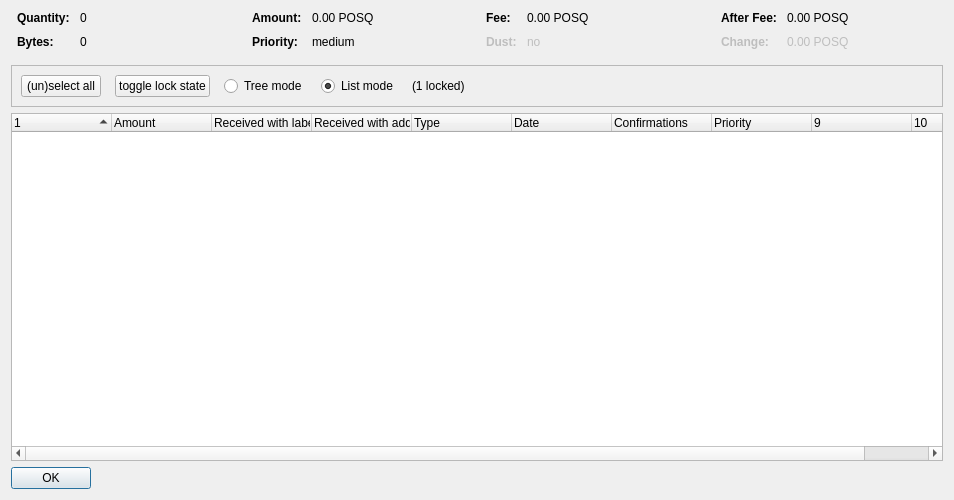
<?xml version="1.0" encoding="UTF-8"?>
<ui version="4.0">
 <class>CoinControlDialog</class>
 <widget class="QDialog" name="CoinControlDialog">
  <property name="geometry">
   <rect>
    <x>0</x>
    <y>0</y>
    <width>954</width>
    <height>500</height>
   </rect>
  </property>
  <property name="windowTitle">
   <string>Coin Selection</string>
  </property>
  <layout class="QVBoxLayout" name="verticalLayout">
   <item>
    <layout class="QHBoxLayout" name="horizontalLayoutTop" stretch="0,0,0,0">
     <property name="topMargin">
      <number>0</number>
     </property>
     <property name="bottomMargin">
      <number>10</number>
     </property>
     <item>
      <layout class="QFormLayout" name="formLayoutCoinControl1">
       <property name="horizontalSpacing">
        <number>10</number>
       </property>
       <property name="verticalSpacing">
        <number>10</number>
       </property>
       <property name="leftMargin">
        <number>6</number>
       </property>
       <property name="rightMargin">
        <number>6</number>
       </property>
       <item row="0" column="0">
        <widget class="QLabel" name="labelCoinControlQuantityText">
         <property name="font">
          <font>
           <weight>75</weight>
           <bold>true</bold>
          </font>
         </property>
         <property name="text">
          <string>Quantity:</string>
         </property>
        </widget>
       </item>
       <item row="0" column="1">
        <widget class="QLabel" name="labelCoinControlQuantity">
         <property name="cursor">
          <cursorShape>IBeamCursor</cursorShape>
         </property>
         <property name="contextMenuPolicy">
          <enum>Qt::ActionsContextMenu</enum>
         </property>
         <property name="text">
          <string notr="true">0</string>
         </property>
         <property name="textInteractionFlags">
          <set>Qt::LinksAccessibleByMouse|Qt::TextSelectableByKeyboard|Qt::TextSelectableByMouse</set>
         </property>
        </widget>
       </item>
       <item row="1" column="0">
        <widget class="QLabel" name="labelCoinControlBytesText">
         <property name="font">
          <font>
           <weight>75</weight>
           <bold>true</bold>
          </font>
         </property>
         <property name="text">
          <string>Bytes:</string>
         </property>
        </widget>
       </item>
       <item row="1" column="1">
        <widget class="QLabel" name="labelCoinControlBytes">
         <property name="cursor">
          <cursorShape>IBeamCursor</cursorShape>
         </property>
         <property name="contextMenuPolicy">
          <enum>Qt::ActionsContextMenu</enum>
         </property>
         <property name="text">
          <string notr="true">0</string>
         </property>
         <property name="textInteractionFlags">
          <set>Qt::LinksAccessibleByMouse|Qt::TextSelectableByKeyboard|Qt::TextSelectableByMouse</set>
         </property>
        </widget>
       </item>
      </layout>
     </item>
     <item>
      <layout class="QFormLayout" name="formLayoutCoinControl2">
       <property name="horizontalSpacing">
        <number>10</number>
       </property>
       <property name="verticalSpacing">
        <number>10</number>
       </property>
       <property name="leftMargin">
        <number>6</number>
       </property>
       <property name="rightMargin">
        <number>6</number>
       </property>
       <item row="0" column="0">
        <widget class="QLabel" name="labelCoinControlAmountText">
         <property name="font">
          <font>
           <weight>75</weight>
           <bold>true</bold>
          </font>
         </property>
         <property name="text">
          <string>Amount:</string>
         </property>
        </widget>
       </item>
       <item row="0" column="1">
        <widget class="QLabel" name="labelCoinControlAmount">
         <property name="cursor">
          <cursorShape>IBeamCursor</cursorShape>
         </property>
         <property name="contextMenuPolicy">
          <enum>Qt::ActionsContextMenu</enum>
         </property>
         <property name="text">
          <string notr="true">0.00 POSQ</string>
         </property>
         <property name="textInteractionFlags">
          <set>Qt::LinksAccessibleByMouse|Qt::TextSelectableByKeyboard|Qt::TextSelectableByMouse</set>
         </property>
        </widget>
       </item>
       <item row="1" column="0">
        <widget class="QLabel" name="labelCoinControlPriorityText">
         <property name="font">
          <font>
           <weight>75</weight>
           <bold>true</bold>
          </font>
         </property>
         <property name="text">
          <string>Priority:</string>
         </property>
        </widget>
       </item>
       <item row="1" column="1">
        <widget class="QLabel" name="labelCoinControlPriority">
         <property name="cursor">
          <cursorShape>IBeamCursor</cursorShape>
         </property>
         <property name="contextMenuPolicy">
          <enum>Qt::ActionsContextMenu</enum>
         </property>
         <property name="text">
          <string>medium</string>
         </property>
         <property name="textInteractionFlags">
          <set>Qt::LinksAccessibleByMouse|Qt::TextSelectableByKeyboard|Qt::TextSelectableByMouse</set>
         </property>
        </widget>
       </item>
      </layout>
     </item>
     <item>
      <layout class="QFormLayout" name="formLayoutCoinControl3">
       <property name="horizontalSpacing">
        <number>10</number>
       </property>
       <property name="verticalSpacing">
        <number>10</number>
       </property>
       <property name="leftMargin">
        <number>6</number>
       </property>
       <property name="rightMargin">
        <number>6</number>
       </property>
       <item row="0" column="0">
        <widget class="QLabel" name="labelCoinControlFeeText">
         <property name="font">
          <font>
           <weight>75</weight>
           <bold>true</bold>
          </font>
         </property>
         <property name="text">
          <string>Fee:</string>
         </property>
        </widget>
       </item>
       <item row="0" column="1">
        <widget class="QLabel" name="labelCoinControlFee">
         <property name="cursor">
          <cursorShape>IBeamCursor</cursorShape>
         </property>
         <property name="contextMenuPolicy">
          <enum>Qt::ActionsContextMenu</enum>
         </property>
         <property name="text">
          <string notr="true">0.00 POSQ</string>
         </property>
         <property name="textInteractionFlags">
          <set>Qt::LinksAccessibleByMouse|Qt::TextSelectableByKeyboard|Qt::TextSelectableByMouse</set>
         </property>
        </widget>
       </item>
       <item row="1" column="0">
        <widget class="QLabel" name="labelCoinControlLowOutputText">
         <property name="enabled">
          <bool>false</bool>
         </property>
         <property name="font">
          <font>
           <weight>75</weight>
           <bold>true</bold>
          </font>
         </property>
         <property name="text">
          <string>Dust:</string>
         </property>
        </widget>
       </item>
       <item row="1" column="1">
        <widget class="QLabel" name="labelCoinControlLowOutput">
         <property name="enabled">
          <bool>false</bool>
         </property>
         <property name="cursor">
          <cursorShape>IBeamCursor</cursorShape>
         </property>
         <property name="contextMenuPolicy">
          <enum>Qt::ActionsContextMenu</enum>
         </property>
         <property name="text">
          <string>no</string>
         </property>
         <property name="textInteractionFlags">
          <set>Qt::LinksAccessibleByMouse|Qt::TextSelectableByKeyboard|Qt::TextSelectableByMouse</set>
         </property>
        </widget>
       </item>
      </layout>
     </item>
     <item>
      <layout class="QFormLayout" name="formLayoutCoinControl4">
       <property name="horizontalSpacing">
        <number>10</number>
       </property>
       <property name="verticalSpacing">
        <number>10</number>
       </property>
       <property name="leftMargin">
        <number>6</number>
       </property>
       <property name="rightMargin">
        <number>6</number>
       </property>
       <item row="0" column="0">
        <widget class="QLabel" name="labelCoinControlAfterFeeText">
         <property name="font">
          <font>
           <weight>75</weight>
           <bold>true</bold>
          </font>
         </property>
         <property name="text">
          <string>After Fee:</string>
         </property>
        </widget>
       </item>
       <item row="0" column="1">
        <widget class="QLabel" name="labelCoinControlAfterFee">
         <property name="cursor">
          <cursorShape>IBeamCursor</cursorShape>
         </property>
         <property name="contextMenuPolicy">
          <enum>Qt::ActionsContextMenu</enum>
         </property>
         <property name="text">
          <string notr="true">0.00 POSQ</string>
         </property>
         <property name="textInteractionFlags">
          <set>Qt::LinksAccessibleByMouse|Qt::TextSelectableByKeyboard|Qt::TextSelectableByMouse</set>
         </property>
        </widget>
       </item>
       <item row="1" column="0">
        <widget class="QLabel" name="labelCoinControlChangeText">
         <property name="enabled">
          <bool>false</bool>
         </property>
         <property name="font">
          <font>
           <weight>75</weight>
           <bold>true</bold>
          </font>
         </property>
         <property name="text">
          <string>Change:</string>
         </property>
        </widget>
       </item>
       <item row="1" column="1">
        <widget class="QLabel" name="labelCoinControlChange">
         <property name="enabled">
          <bool>false</bool>
         </property>
         <property name="cursor">
          <cursorShape>IBeamCursor</cursorShape>
         </property>
         <property name="contextMenuPolicy">
          <enum>Qt::ActionsContextMenu</enum>
         </property>
         <property name="text">
          <string notr="true">0.00 POSQ</string>
         </property>
         <property name="textInteractionFlags">
          <set>Qt::LinksAccessibleByMouse|Qt::TextSelectableByKeyboard|Qt::TextSelectableByMouse</set>
         </property>
        </widget>
       </item>
      </layout>
     </item>
    </layout>
   </item>
   <item>
    <widget class="QFrame" name="frame">
     <property name="minimumSize">
      <size>
       <width>0</width>
       <height>40</height>
      </size>
     </property>
     <property name="frameShape">
      <enum>QFrame::StyledPanel</enum>
     </property>
     <property name="frameShadow">
      <enum>QFrame::Sunken</enum>
     </property>
     <layout class="QHBoxLayout" name="horizontalLayout">
      <item>
       <layout class="QHBoxLayout" name="horizontalLayoutPanel" stretch="0,0,0,0,0,0">
        <property name="spacing">
         <number>14</number>
        </property>
        <item>
         <widget class="QPushButton" name="pushButtonSelectAll">
          <property name="sizePolicy">
           <sizepolicy hsizetype="Maximum" vsizetype="Fixed">
            <horstretch>0</horstretch>
            <verstretch>0</verstretch>
           </sizepolicy>
          </property>
          <property name="text">
           <string>(un)select all</string>
          </property>
          <property name="autoDefault">
           <bool>false</bool>
          </property>
         </widget>
        </item>
        <item>
         <widget class="QPushButton" name="pushButtonToggleLock">
          <property name="sizePolicy">
           <sizepolicy hsizetype="Maximum" vsizetype="Fixed">
            <horstretch>0</horstretch>
            <verstretch>0</verstretch>
           </sizepolicy>
          </property>
          <property name="text">
           <string>toggle lock state</string>
          </property>
          <property name="autoDefault">
           <bool>false</bool>
          </property>
         </widget>
        </item>
        <item>
         <widget class="QRadioButton" name="radioTreeMode">
          <property name="sizePolicy">
           <sizepolicy hsizetype="Maximum" vsizetype="Fixed">
            <horstretch>0</horstretch>
            <verstretch>0</verstretch>
           </sizepolicy>
          </property>
          <property name="text">
           <string>Tree mode</string>
          </property>
         </widget>
        </item>
        <item>
         <widget class="QRadioButton" name="radioListMode">
          <property name="sizePolicy">
           <sizepolicy hsizetype="Maximum" vsizetype="Fixed">
            <horstretch>0</horstretch>
            <verstretch>0</verstretch>
           </sizepolicy>
          </property>
          <property name="text">
           <string>List mode</string>
          </property>
          <property name="checked">
           <bool>true</bool>
          </property>
         </widget>
        </item>
        <item>
         <widget class="QLabel" name="labelLocked">
          <property name="text">
           <string>(1 locked)</string>
          </property>
         </widget>
        </item>
        <item>
         <spacer name="horizontalSpacer">
          <property name="orientation">
           <enum>Qt::Horizontal</enum>
          </property>
          <property name="sizeHint" stdset="0">
           <size>
            <width>40</width>
            <height>20</height>
           </size>
          </property>
         </spacer>
        </item>
       </layout>
      </item>
     </layout>
    </widget>
   </item>
   <item>
    <widget class="CoinControlTreeWidget" name="treeWidget">
     <property name="contextMenuPolicy">
      <enum>Qt::CustomContextMenu</enum>
     </property>
     <property name="sortingEnabled">
      <bool>false</bool>
     </property>
     <property name="columnCount">
      <number>10</number>
     </property>
     <attribute name="headerShowSortIndicator" stdset="0">
      <bool>true</bool>
     </attribute>
     <attribute name="headerStretchLastSection">
      <bool>false</bool>
     </attribute>
     <column>
      <property name="text">
       <string/>
      </property>
     </column>
     <column>
      <property name="text">
       <string>Amount</string>
      </property>
     </column>
     <column>
      <property name="text">
       <string>Received with label</string>
      </property>
     </column>
     <column>
      <property name="text">
       <string>Received with address</string>
      </property>
     </column>
     <column>
      <property name="text">
       <string>Type</string>
      </property>
     </column>
     <column>
      <property name="text">
       <string>Date</string>
      </property>
     </column>
     <column>
      <property name="text">
       <string>Confirmations</string>
      </property>
      <property name="toolTip">
       <string>Confirmed</string>
      </property>
     </column>
     <column>
      <property name="text">
       <string>Priority</string>
      </property>
     </column>
     <column>
      <property name="text">
       <string/>
      </property>
     </column>
     <column>
      <property name="text">
       <string/>
      </property>
     </column>
    </widget>
   </item>
   <item>
    <widget class="QDialogButtonBox" name="buttonBox">
     <property name="sizePolicy">
      <sizepolicy hsizetype="Maximum" vsizetype="Fixed">
       <horstretch>0</horstretch>
       <verstretch>0</verstretch>
      </sizepolicy>
     </property>
     <property name="orientation">
      <enum>Qt::Horizontal</enum>
     </property>
     <property name="standardButtons">
      <set>QDialogButtonBox::Ok</set>
     </property>
    </widget>
   </item>
  </layout>
 </widget>
 <customwidgets>
  <customwidget>
   <class>CoinControlTreeWidget</class>
   <extends>QTreeWidget</extends>
   <header>coincontroltreewidget.h</header>
  </customwidget>
 </customwidgets>
 <resources/>
 <connections/>
</ui>
